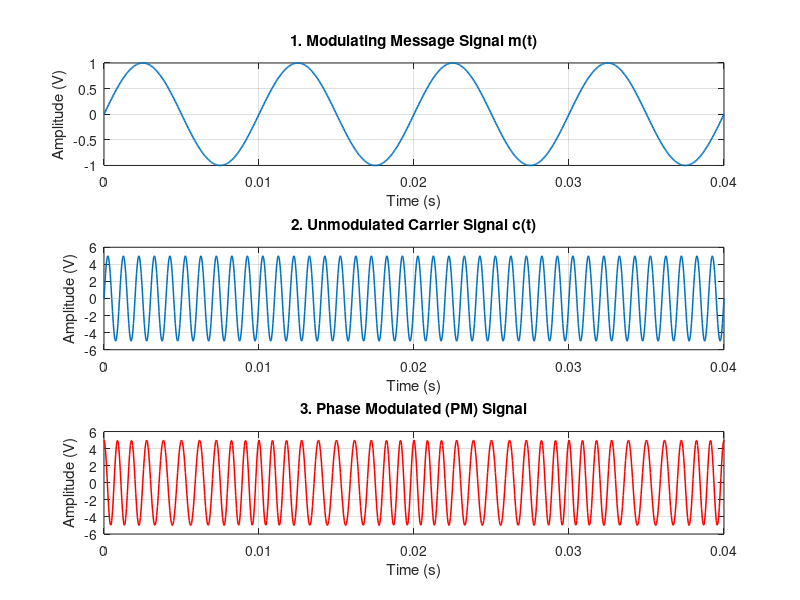

Reproduce this figure in MATLAB.
%% EXP 8 - Objective 1: PM Signal Generation in Time Domain
clc;
clear;
close all;

% Parameters
Am = 1;                 % Message amplitude (V)
fm = 100;               % Message frequency (Hz)
Ac = 5;                 % Carrier amplitude (V)
fc = 1000;              % Carrier frequency (Hz)
kp = pi / 2;            % Phase sensitivity (rad/V)
fs = 20 * fc;           % Sampling frequency (Hz)
t = 0:1/fs:4/fm;        % Time vector (4 message cycles)

% Modulating and Carrier Signals
m = Am * sin(2 * pi * fm * t);                  % Modulating signal
c = Ac * sin(2 * pi * fc * t);                  % Carrier signal

% PM Signal Generation
pm = Ac * cos(2 * pi * fc * t + kp * m);

% Display
fprintf('--- Objective 1: PM Generation Parameters ---\n');
fprintf('Carrier Frequency (fc)  : %d Hz\n', fc);
fprintf('Message Frequency (fm)  : %d Hz\n', fm);
fprintf('Carrier Amplitude (Ac)  : %d V\n', Ac);
fprintf('Message Amplitude (Am)  : %d V\n', Am);
fprintf('Phase Sensitivity (kp)  : %.4f rad/V\n', kp);

% Time-Domain Plots
figure('Name', 'Objective 1: PM Time Domain Generation', 'NumberTitle', 'off');

subplot(3,1,1);
plot(t, m, 'LineWidth', 1.2);
title('1. Modulating Message Signal m(t)');
xlabel('Time (s)'); ylabel('Amplitude (V)');
grid on;

subplot(3,1,2);
plot(t, c, 'LineWidth', 1.1);
title('2. Unmodulated Carrier Signal c(t)');
xlabel('Time (s)'); ylabel('Amplitude (V)');
grid on;

subplot(3,1,3);
plot(t, pm, 'r', 'LineWidth', 1.1);
title('3. Phase Modulated (PM) Signal');
xlabel('Time (s)'); ylabel('Amplitude (V)');
grid on;
